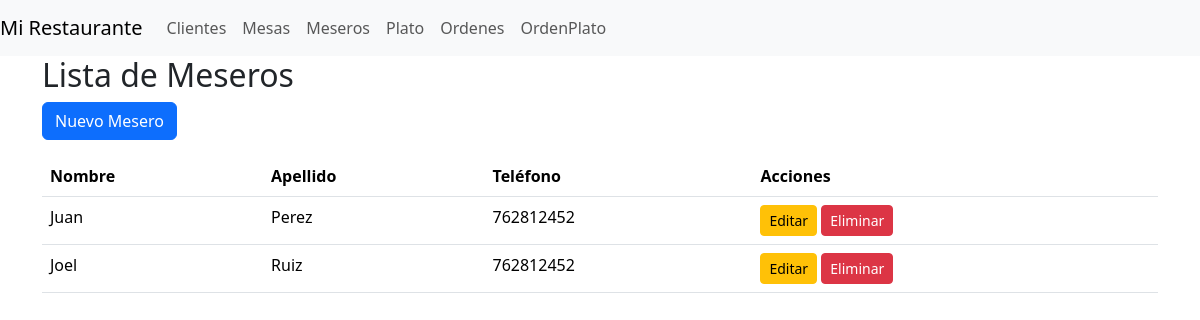
Before: /restaurante/meseros/ with the older database file.
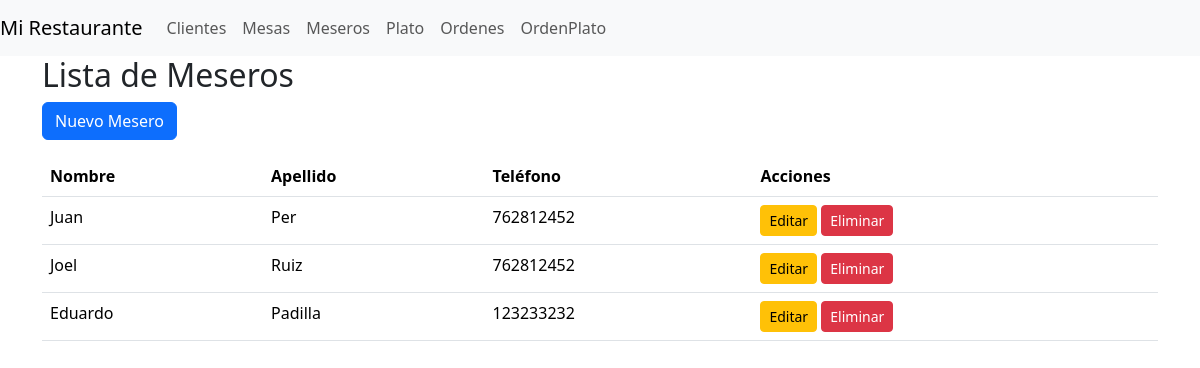
After: the same page with the newer database file.
### restaurante/models/mesero.py (models this page shows, shortened)
class Mesero(models.Model):
    nombre = models.CharField(max_length=100)
    apellido = models.CharField(max_length=100)
    telefono = models.CharField(max_length=20)

### restaurante/views/mesero_views.py (the view)
# urls.py: path('meseros/', views.meseros_list, name='meseros'),
def meseros_list(request):
    meseros = Mesero.objects.all()
    return render(request, "restaurante/meseros/list.html", {"meseros": meseros})

### templates/restaurante/meseros/list.html
{% extends 'restaurante/base.html' %}
    {% block content %}
        <div class="container">
            <h2>Lista de Meseros</h2>
            <a href="{% url 'meseros_create' %}" class="btn btn-primary mb-3">Nuevo Mesero</a>
            <table class="table">
                <thead>
                    <tr>
                        <th>Nombre</th>
                        <th>Apellido</th>
                        <th>Teléfono</th>
                        <th>Acciones</th>
                    </tr>
                </thead>
                <tbody>
                    {% for mesero in meseros %}
                    <tr>
                        <td>{{ mesero.nombre }}</td>
                        <td>{{ mesero.apellido }}</td>
                        <td>{{ mesero.telefono }}</td>
                        <td>
                            <a href="{% url 'meseros_update' mesero.id %}" class="btn btn-sm btn-warning">Editar</a>
                            <a href="{% url 'meseros_delete' mesero.id %}" class="btn btn-sm btn-danger">Eliminar</a>
                        </td>
                    </tr>
                    {% empty %}
                    <tr>
                        <td colspan="4">No hay meseros registrados.</td>
                    </tr>
                    {% endfor %}
                </tbody>
            </table>
        </div>
    {% endblock %}

Changed rows visible on the page:
changed Mesero "Juan": apellido "Perez" → "Per"
added Mesero: nombre "Eduardo", apellido "Padilla", telefono "123233232"
